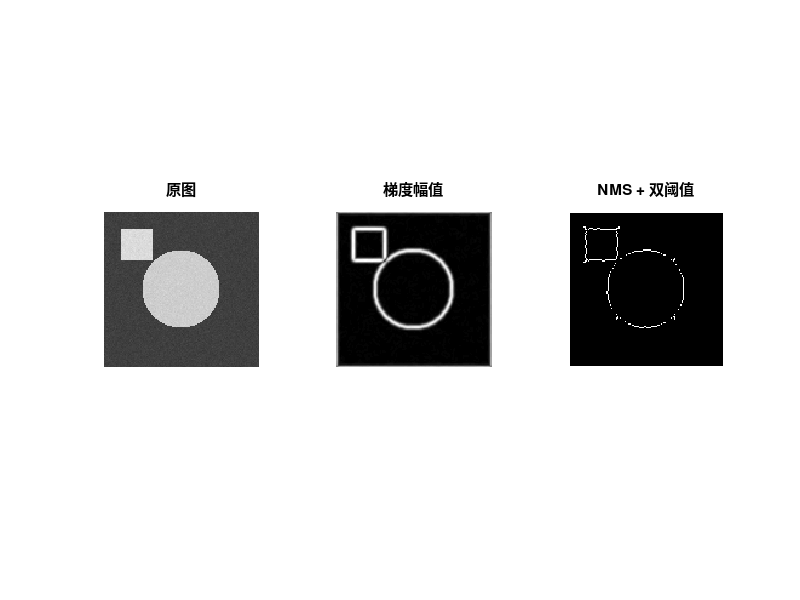

This figure's MATLAB source:
%% 10-canny-core.m | Canny 核心四步（滞后连接用 3x3 膨胀近似）
%% GNU Octave，零第三方依赖；合成图像，无需任何外部文件
clear; close all; clc;
SHOW = ~strcmp(getenv("IP_HEADLESS"), "1");
% ---- 参数区 ----
N = 128; sigma = 1.2; Th = 0.30; Tl = 0.12; randn("seed", 62);
% ---- 造图 ----
[X, Y] = meshgrid(1:N, 1:N);
f = 0.25 + 0.55*double((X-64).^2 + (Y-64).^2 < 32^2);
f(15:40, 15:40) = 0.85;
f = min(max(f + 0.015*randn(N,N), 0), 1);
% ---- 1) 高斯平滑 ----
x = -4:4; w = exp(-x.^2/(2*sigma^2)); w = w/sum(w);
s = conv2(conv2(f, w, "same"), w', "same");
% ---- 2) 梯度 ----
Gx = [1 2 1]' * [-1 0 1]; Gy = [-1 0 1]' * [1 2 1];
dx = conv2(s, Gx, "same"); dy = conv2(s, Gy, "same");
mag = sqrt(dx.^2 + dy.^2); ang = mod(atan2(dy,dx)*180/pi, 180);
% ---- 3) 非极大抑制（方向量化到 4 类）----
nms = mag;
for r = 2:N-1
  for c = 2:N-1
    a = ang(r,c);
    if a < 22.5 || a >= 157.5,     n1 = mag(r,c-1);   n2 = mag(r,c+1);
    elseif a < 67.5,               n1 = mag(r-1,c+1); n2 = mag(r+1,c-1);
    elseif a < 112.5,              n1 = mag(r-1,c);   n2 = mag(r+1,c);
    else,                          n1 = mag(r-1,c-1); n2 = mag(r+1,c+1); end
    if mag(r,c) < n1 || mag(r,c) < n2, nms(r,c) = 0; end
  end
end
% ---- 4) 双阈值 + 弱边缘与强边缘连通性（膨胀近似）----
strong = nms > Th; weak = nms > Tl & nms <= Th;
p = ones(3,3); grow = conv2(double(strong), p, "same") > 0;
final = strong | (weak & grow);
% ---- 数值验证 ----
printf("平滑后噪声标准差估计 = %.5f\n", std(s(1:10,1:10)(:)));
printf("NMS 前非零像素 = %d, NMS 后 = %d（细化比例 %.1f%%）\n", ...
       sum(mag(:)>0), sum(nms(:)>0), 100*sum(nms(:)>0)/sum(mag(:)>0));
printf("强边缘 = %d, 弱边缘 = %d, 最终保留 = %d\n", ...
       sum(strong(:)), sum(weak(:)), sum(final(:)));
printf("参数比 Tl/Th = %.3f（常用 0.4）\n", Tl/Th);
% ---- 可视化 ----
if SHOW
  figure("name", "10 Canny 核心");
  subplot(1, 3, 1); imagesc(f, [0 1]); colormap gray; axis image off; title("原图");
  subplot(1, 3, 2); imagesc(mag); axis image off; title("梯度幅值");
  subplot(1, 3, 3); imagesc(final, [0 1]); axis image off; title("NMS + 双阈值");
end
